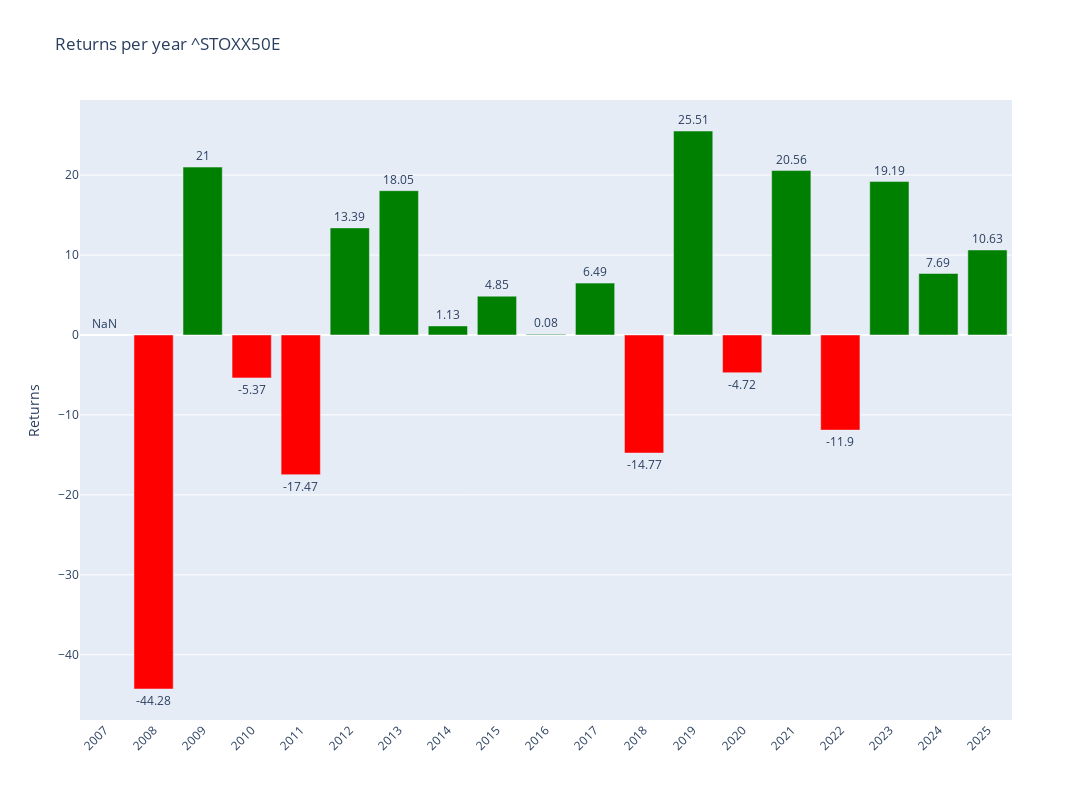

Notebook code cell kept with this figure:
### Code cell
# Plotly
fig = make_subplots()

# Add colors
colors = ['green' if x >= 0 else 'red' for x in annual_data['Return']]

# Graph (1,1)
fig.add_trace(go.Bar(y=annual_data['Return'],x=annual_data['Return'].index,text=round(annual_data['Return'],2),textposition='outside',marker_color=colors,hoverinfo='skip'),row=1,col=1)

# Update xaxis properties
fig.update_yaxes(title_text="Returns", row=1, col=1)

fig.update_layout(xaxis=dict(tickvals=annual_data.index,tickangle=-45),height=800, width=1300,title=f"Returns per year {ticker}")

fig.show()

### Figure 1 — Plotly figure (JSON) as saved in the notebook; plotly's stock layout.template omitted (floating-point values rounded to 4 significant figures)
{"data": [{"hoverinfo": "skip", "marker": {"color": ["red", "red", "green", "red", "red", "green", "green", "green", "green", "green", "green", "red", "green", "red", "green", "red", "green", "green", "green"]}, "text": [NaN, -44.28, 21.0, -5.37, -17.47, 13.39, 18.05, 1.13, 4.85, 0.08, 6.49, -14.77, 25.51, -4.72, 20.56, -11.9, 19.19, 7.69, 10.63], "textposition": "outside", "type": "bar", "x": [2007, 2008, 2009, 2010, 2011, 2012, 2013, 2014, 2015, 2016, 2017, 2018, 2019, 2020, 2021, 2022, 2023, 2024, 2025], "xaxis": "x", "y": [NaN, -44.28, 21.0, -5.367, -17.47, 13.39, 18.05, 1.129, 4.848, 0.07725, 6.487, -14.77, 25.51, -4.719, 20.56, -11.9, 19.19, 7.688, 10.63], "yaxis": "y"}], "layout": {"height": 800, "title": {"text": "Returns per year ^STOXX50E"}, "width": 1300, "xaxis": {"anchor": "y", "domain": [0, 1], "tickangle": -45, "tickvals": [2007, 2008, 2009, 2010, 2011, 2012, 2013, 2014, 2015, 2016, 2017, 2018, 2019, 2020, 2021, 2022, 2023, 2024, 2025]}, "yaxis": {"anchor": "x", "domain": [0, 1], "title": {"text": "Returns"}}}}
